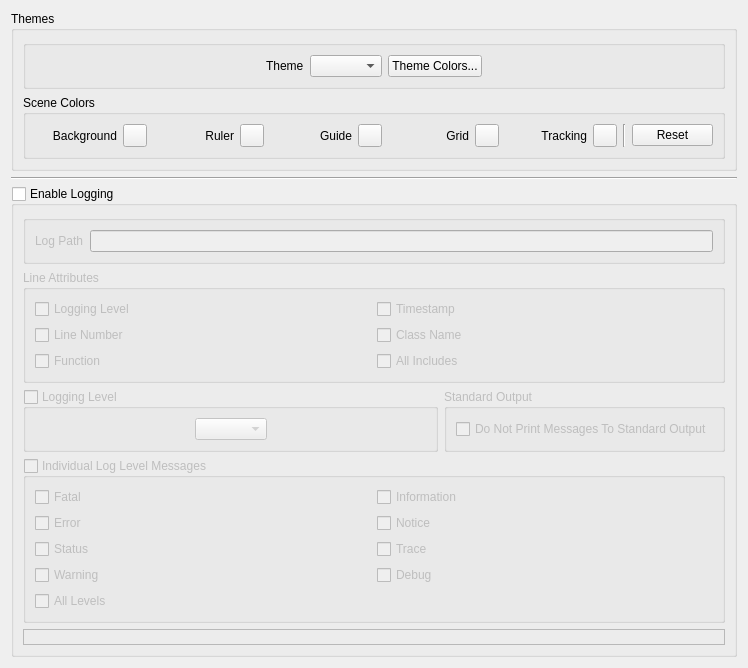
     <widget class="QWidget" name="tabLogging">
      <attribute name="title">
       <string>Theme/Logging</string>
      </attribute>
      <layout class="QVBoxLayout" name="verticalLayout_13">
       <item>
        <widget class="QGroupBox" name="themesGrpBox">
         <property name="sizePolicy">
          <sizepolicy hsizetype="Preferred" vsizetype="MinimumExpanding">
           <horstretch>0</horstretch>
           <verstretch>0</verstretch>
          </sizepolicy>
         </property>
         <property name="title">
          <string>Themes</string>
         </property>
         <layout class="QVBoxLayout" name="verticalLayout_2">
          <item>
           <widget class="QGroupBox" name="themeSelectAndColorsGrpBox">
            <layout class="QGridLayout" name="gridLayout_13">
             <item row="0" column="1">
              <widget class="QLabel" name="themeLbl">
               <property name="text">
                <string>Theme</string>
               </property>
              </widget>
             </item>
             <item row="0" column="4">
              <spacer name="horizontalSpacer_6">
               <property name="orientation">
                <enum>Qt::Orientation::Horizontal</enum>
               </property>
               <property name="sizeHint" stdset="0">
                <size>
                 <width>40</width>
                 <height>20</height>
                </size>
               </property>
              </spacer>
             </item>
             <item row="0" column="2">
              <widget class="QComboBox" name="themeCombo"/>
             </item>
             <item row="0" column="0">
              <spacer name="horizontalSpacer_5">
               <property name="orientation">
                <enum>Qt::Orientation::Horizontal</enum>
               </property>
               <property name="sizeHint" stdset="0">
                <size>
                 <width>40</width>
                 <height>20</height>
                </size>
               </property>
              </spacer>
             </item>
             <item row="0" column="3">
              <widget class="QPushButton" name="themeColorsButton">
               <property name="text">
                <string>Theme Colors...</string>
               </property>
              </widget>
             </item>
            </layout>
           </widget>
          </item>
          <item>
           <widget class="QGroupBox" name="themeSceneColorsGrpBox">
            <property name="title">
             <string>Scene Colors</string>
            </property>
            <layout class="QHBoxLayout" name="horizontalLayout_28">
             <item>
              <widget class="QLabel" name="label_3">
               <property name="text">
                <string>Background</string>
               </property>
               <property name="alignment">
                <set>Qt::AlignmentFlag::AlignRight|Qt::AlignmentFlag::AlignTrailing|Qt::AlignmentFlag::AlignVCenter</set>
               </property>
              </widget>
             </item>
             <item>
              <widget class="QToolButton" name="sceneBackgroundColorButton">
               <property name="toolTip">
                <string>Set scene background color</string>
               </property>
               <property name="text">
                <string/>
               </property>
              </widget>
             </item>
             <item>
              <widget class="QLabel" name="label_14">
               <property name="toolTip">
                <string/>
               </property>
               <property name="text">
                <string>Ruler</string>
               </property>
               <property name="alignment">
                <set>Qt::AlignmentFlag::AlignRight|Qt::AlignmentFlag::AlignTrailing|Qt::AlignmentFlag::AlignVCenter</set>
               </property>
              </widget>
             </item>
             <item>
              <widget class="QToolButton" name="sceneRulerTickColorButton">
               <property name="toolTip">
                <string>Set ruler tick mark color</string>
               </property>
               <property name="text">
                <string/>
               </property>
              </widget>
             </item>
             <item>
              <widget class="QLabel" name="label_18">
               <property name="toolTip">
                <string/>
               </property>
               <property name="text">
                <string>Guide</string>
               </property>
               <property name="alignment">
                <set>Qt::AlignmentFlag::AlignRight|Qt::AlignmentFlag::AlignTrailing|Qt::AlignmentFlag::AlignVCenter</set>
               </property>
              </widget>
             </item>
             <item>
              <widget class="QToolButton" name="sceneGuideColorButton">
               <property name="toolTip">
                <string>Set scene guides line color</string>
               </property>
               <property name="text">
                <string/>
               </property>
              </widget>
             </item>
             <item>
              <widget class="QLabel" name="label_13">
               <property name="text">
                <string>Grid</string>
               </property>
               <property name="alignment">
                <set>Qt::AlignmentFlag::AlignRight|Qt::AlignmentFlag::AlignTrailing|Qt::AlignmentFlag::AlignVCenter</set>
               </property>
              </widget>
             </item>
             <item>
              <widget class="QToolButton" name="sceneGridColorButton">
               <property name="toolTip">
                <string>Set scene grid lines color</string>
               </property>
               <property name="text">
                <string/>
               </property>
              </widget>
             </item>
             <item>
              <widget class="QLabel" name="label_19">
               <property name="toolTip">
                <string/>
               </property>
               <property name="text">
                <string>Tracking</string>
               </property>
               <property name="alignment">
                <set>Qt::AlignmentFlag::AlignRight|Qt::AlignmentFlag::AlignTrailing|Qt::AlignmentFlag::AlignVCenter</set>
               </property>
              </widget>
             </item>
             <item>
              <widget class="QToolButton" name="sceneRulerTrackingColorButton">
               <property name="toolTip">
                <string>Set ruler tracking indicator color</string>
               </property>
               <property name="text">
                <string/>
               </property>
              </widget>
             </item>
             <item>
              <widget class="Line" name="line_4">
               <property name="orientation">
                <enum>Qt::Orientation::Vertical</enum>
               </property>
              </widget>
             </item>
             <item>
              <widget class="QPushButton" name="resetSceneColorsButton">
               <property name="sizePolicy">
                <sizepolicy hsizetype="Minimum" vsizetype="Fixed">
                 <horstretch>0</horstretch>
                 <verstretch>0</verstretch>
                </sizepolicy>
               </property>
               <property name="toolTip">
                <string>Reset all colors to default setting</string>
               </property>
               <property name="text">
                <string>Reset</string>
               </property>
              </widget>
             </item>
            </layout>
           </widget>
          </item>
         </layout>
        </widget>
       </item>
       <item>
        <widget class="Line" name="line_2">
         <property name="orientation">
          <enum>Qt::Orientation::Horizontal</enum>
         </property>
        </widget>
       </item>
       <item>
        <widget class="QGroupBox" name="loggingGrpBox">
         <property name="sizePolicy">
          <sizepolicy hsizetype="Preferred" vsizetype="MinimumExpanding">
           <horstretch>0</horstretch>
           <verstretch>0</verstretch>
          </sizepolicy>
         </property>
         <property name="toolTip">
          <string>Uncheck to disable logging</string>
         </property>
         <property name="title">
          <string>Enable Logging</string>
         </property>
         <property name="checkable">
          <bool>true</bool>
         </property>
         <property name="checked">
          <bool>false</bool>
         </property>
         <layout class="QVBoxLayout" name="verticalLayout_4">
          <item>
           <widget class="QGroupBox" name="logPathGrpBox">
            <layout class="QHBoxLayout" name="horizontalLayout_13">
             <item>
              <widget class="QLabel" name="label_11">
               <property name="text">
                <string>Log Path</string>
               </property>
              </widget>
             </item>
             <item>
              <widget class="QLineEdit" name="logPathEdit">
               <property name="enabled">
                <bool>false</bool>
               </property>
               <property name="toolTip">
                <string>Log file path</string>
               </property>
               <property name="readOnly">
                <bool>false</bool>
               </property>
              </widget>
             </item>
            </layout>
           </widget>
          </item>
          <item>
           <widget class="QGroupBox" name="includesGrpBox">
            <property name="toolTip">
             <string>Attributes to include in log output. Select all that apply</string>
            </property>
            <property name="title">
             <string>Line Attributes</string>
            </property>
            <layout class="QVBoxLayout" name="verticalLayout_11">
             <item>
              <layout class="QGridLayout" name="gridLayout_3">
               <item row="0" column="0">
                <widget class="QCheckBox" name="includeLogLevelBox">
                 <property name="toolTip">
                  <string>Include the level of logging</string>
                 </property>
                 <property name="text">
                  <string>Logging Level</string>
                 </property>
                 <property name="checked">
                  <bool>false</bool>
                 </property>
                </widget>
               </item>
               <item row="0" column="1">
                <widget class="QCheckBox" name="includeTimestampBox">
                 <property name="toolTip">
                  <string>Include the timestamp of the logged message</string>
                 </property>
                 <property name="text">
                  <string>Timestamp</string>
                 </property>
                </widget>
               </item>
               <item row="1" column="0">
                <widget class="QCheckBox" name="includeLineNumberBox">
                 <property name="toolTip">
                  <string>Include the log message class line number</string>
                 </property>
                 <property name="text">
                  <string>Line Number</string>
                 </property>
                </widget>
               </item>
               <item row="1" column="1">
                <widget class="QCheckBox" name="includeFileNameBox">
                 <property name="toolTip">
                  <string>Include the class name that generated the log message</string>
                 </property>
                 <property name="text">
                  <string>Class Name</string>
                 </property>
                </widget>
               </item>
               <item row="2" column="0">
                <widget class="QCheckBox" name="includeFunctionBox">
                 <property name="toolTip">
                  <string>Include the log message class function</string>
                 </property>
                 <property name="text">
                  <string>Function</string>
                 </property>
                </widget>
               </item>
               <item row="2" column="1">
                <widget class="QCheckBox" name="includeAllLogAttribBox">
                 <property name="toolTip">
                  <string>Include the class name that generated the log message</string>
                 </property>
                 <property name="text">
                  <string>All Includes</string>
                 </property>
                 <property name="checked">
                  <bool>false</bool>
                 </property>
                </widget>
               </item>
              </layout>
             </item>
            </layout>
           </widget>
          </item>
          <item>
           <layout class="QHBoxLayout" name="horizontalLayout_27">
            <item>
             <widget class="QGroupBox" name="logLevelGrpBox">
              <property name="toolTip">
               <string>Select logging level as needed. Levels below the selected level will also be logged.</string>
              </property>
              <property name="layoutDirection">
               <enum>Qt::LayoutDirection::LeftToRight</enum>
              </property>
              <property name="title">
               <string>Logging Level</string>
              </property>
              <property name="checkable">
               <bool>true</bool>
              </property>
              <property name="checked">
               <bool>false</bool>
              </property>
              <layout class="QHBoxLayout" name="horizontalLayout_12">
               <item>
                <spacer name="horizontalSpacer_3">
                 <property name="orientation">
                  <enum>Qt::Orientation::Horizontal</enum>
                 </property>
                 <property name="sizeHint" stdset="0">
                  <size>
                   <width>160</width>
                   <height>20</height>
                  </size>
                 </property>
                </spacer>
               </item>
               <item>
                <widget class="QComboBox" name="logLevelCombo"/>
               </item>
               <item>
                <spacer name="horizontalSpacer_4">
                 <property name="orientation">
                  <enum>Qt::Orientation::Horizontal</enum>
                 </property>
                 <property name="sizeHint" stdset="0">
                  <size>
                   <width>159</width>
                   <height>20</height>
                  </size>
                 </property>
                </spacer>
               </item>
              </layout>
             </widget>
            </item>
            <item>
             <widget class="QGroupBox" name="printStandardOutGrpBox">
              <property name="toolTip">
               <string>Check to disable fprintf used to print to standard output</string>
              </property>
              <property name="title">
               <string>Standard Output</string>
              </property>
              <layout class="QVBoxLayout" name="verticalLayout_12">
               <item>
                <widget class="QCheckBox" name="suppressFPrintBox">
                 <property name="text">
                  <string>Do Not Print Messages To Standard Output</string>
                 </property>
                </widget>
               </item>
              </layout>
             </widget>
            </item>
           </layout>
          </item>
          <item>
           <widget class="QGroupBox" name="logLevelsGrpBox">
            <property name="sizePolicy">
             <sizepolicy hsizetype="Preferred" vsizetype="Preferred">
              <horstretch>0</horstretch>
              <verstretch>0</verstretch>
             </sizepolicy>
            </property>
            <property name="toolTip">
             <string>Select individual logging levels as needed. </string>
            </property>
            <property name="title">
             <string>Individual Log Level Messages</string>
            </property>
            <property name="checkable">
             <bool>true</bool>
            </property>
            <property name="checked">
             <bool>false</bool>
            </property>
            <layout class="QVBoxLayout" name="verticalLayout_10">
             <item>
              <layout class="QGridLayout" name="gridLayout_4">
               <item row="1" column="0">
                <widget class="QCheckBox" name="errorLevelBox">
                 <property name="toolTip">
                  <string>Log Error messages</string>
                 </property>
                 <property name="text">
                  <string>Error</string>
                 </property>
                 <property name="checked">
                  <bool>false</bool>
                 </property>
                </widget>
               </item>
               <item row="0" column="0">
                <widget class="QCheckBox" name="fatalLevelBox">
                 <property name="toolTip">
                  <string>Log Fatal messages</string>
                 </property>
                 <property name="text">
                  <string>Fatal</string>
                 </property>
                 <property name="checked">
                  <bool>false</bool>
                 </property>
                </widget>
               </item>
               <item row="2" column="0">
                <widget class="QCheckBox" name="statusLevelBox">
                 <property name="toolTip">
                  <string>Log Status messages</string>
                 </property>
                 <property name="text">
                  <string>Status</string>
                 </property>
                 <property name="checked">
                  <bool>false</bool>
                 </property>
                </widget>
               </item>
               <item row="4" column="0">
                <widget class="QCheckBox" name="allLogLevelsBox">
                 <property name="text">
                  <string>All Levels</string>
                 </property>
                </widget>
               </item>
               <item row="3" column="1">
                <widget class="QCheckBox" name="debugLevelBox">
                 <property name="toolTip">
                  <string>Log Debug messages</string>
                 </property>
                 <property name="text">
                  <string>Debug</string>
                 </property>
                </widget>
               </item>
               <item row="2" column="1">
                <widget class="QCheckBox" name="traceLevelBox">
                 <property name="toolTip">
                  <string>Log Trace messages</string>
                 </property>
                 <property name="text">
                  <string>Trace</string>
                 </property>
                </widget>
               </item>
               <item row="1" column="1">
                <widget class="QCheckBox" name="noticeLevelBox">
                 <property name="toolTip">
                  <string>Log Notice messages</string>
                 </property>
                 <property name="text">
                  <string>Notice</string>
                 </property>
                </widget>
               </item>
               <item row="0" column="1">
                <widget class="QCheckBox" name="infoLevelBox">
                 <property name="toolTip">
                  <string>Log Information messages</string>
                 </property>
                 <property name="text">
                  <string>Information</string>
                 </property>
                </widget>
               </item>
               <item row="3" column="0">
                <widget class="QCheckBox" name="warningLevelBox">
                 <property name="toolTip">
                  <string>Log all messages</string>
                 </property>
                 <property name="text">
                  <string>Warning</string>
                 </property>
                </widget>
               </item>
              </layout>
             </item>
            </layout>
           </widget>
          </item>
          <item>
           <widget class="QLabel" name="loggingMessageLbl">
            <property name="enabled">
             <bool>false</bool>
            </property>
            <property name="minimumSize">
             <size>
              <width>0</width>
              <height>0</height>
             </size>
            </property>
            <property name="frameShape">
             <enum>QFrame::Shape::StyledPanel</enum>
            </property>
            <property name="text">
             <string/>
            </property>
           </widget>
          </item>
         </layout>
        </widget>
       </item>
       <item>
        <spacer name="verticalSpacer">
         <property name="orientation">
          <enum>Qt::Orientation::Vertical</enum>
         </property>
         <property name="sizeHint" stdset="0">
          <size>
           <width>0</width>
           <height>0</height>
          </size>
         </property>
        </spacer>
       </item>
      </layout>
     </widget>
